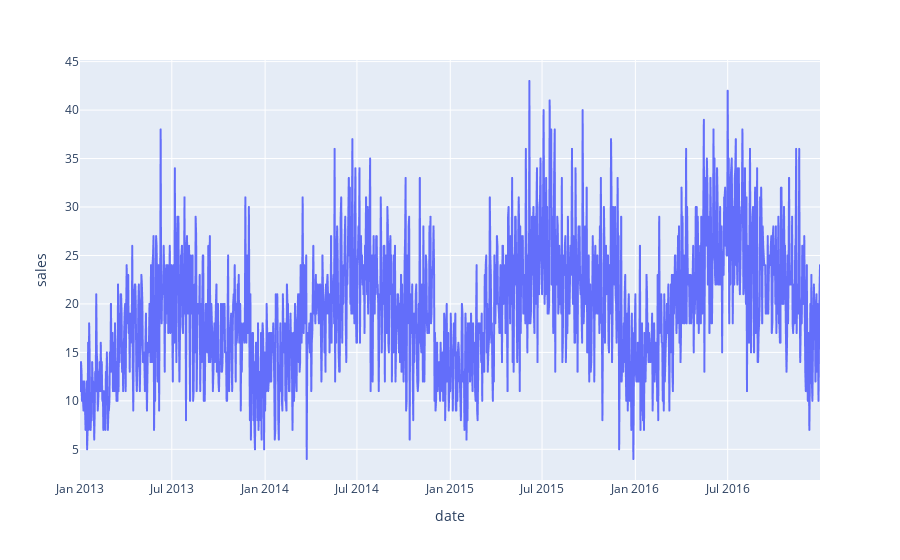

This figure's notebook cell:
### Markdown cell above
## The data behavior

### Code cell
fig = px.line(item_train_set, x='date', y='sales')
fig.show()

### Figure 1 — Plotly figure (JSON) as saved in the notebook; plotly's stock layout.template omitted (floating-point values rounded to 4 significant figures; data arrays with more than 128 entries replaced by an {"elided": "..."} marker saying what was removed)
{"data": [{"hovertemplate": "date=%{x}<br>sales=%{y}<extra></extra>", "legendgroup": "", "line": {"color": "#636efa", "dash": "solid"}, "mode": "lines", "name": "", "showlegend": false, "type": "scattergl", "x": {"elided": "1460 str values"}, "xaxis": "x", "y": {"elided": "1460 int values"}, "yaxis": "y"}], "layout": {"legend": {"tracegroupgap": 0}, "margin": {"t": 60}, "xaxis": {"anchor": "y", "domain": [0, 1], "title": {"text": "date"}}, "yaxis": {"anchor": "x", "domain": [0, 1], "title": {"text": "sales"}}}}
